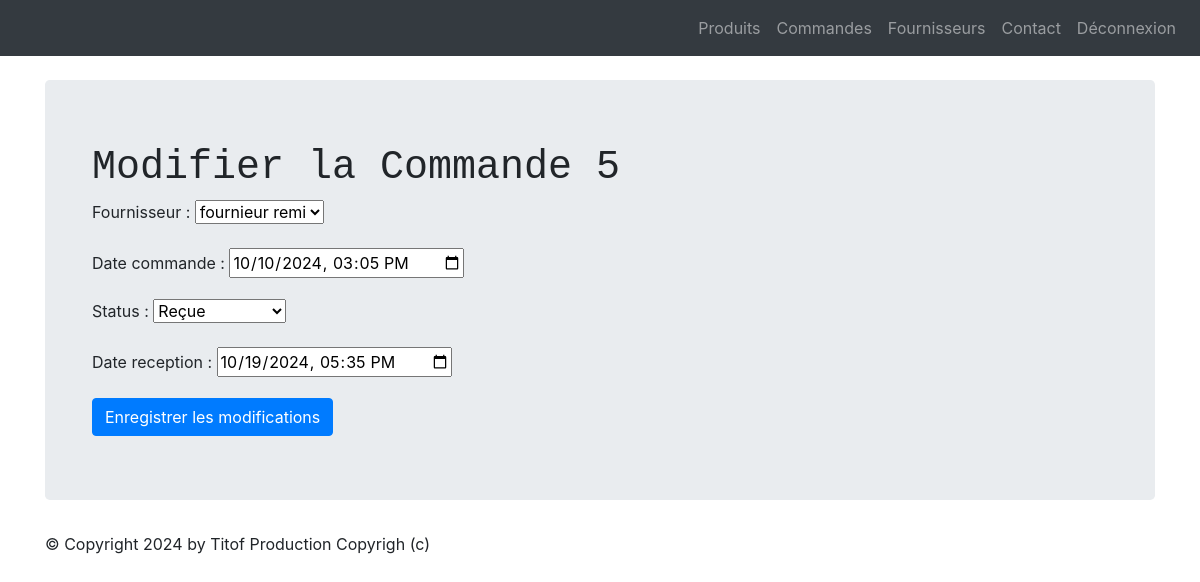
The app's page /commandes/5/modifier/ (signed in) with its own data.
### LesProduits/models.py (models this page shows, shortened)
class Commande(models.Model):
    fournisseur = models.ForeignKey(Fournisseur, on_delete=models.CASCADE)
    date_commande = models.DateTimeField(default=timezone.now)
    status = models.SmallIntegerField(choices=COMMANDE_STATUS, default=0)
    date_reception = models.DateTimeField(null=True, blank=True)

### LesProduits/views.py (the view, shortened to what this page needs)
# urls.py: path('commandes/<int:pk>/modifier/', views.CommandeUpdateView.as_view(), name='commande-update'),
class CommandeUpdateView(LoginRequiredMixin, UpdateView):
    model = Commande
    form_class = CommandeForm
    template_name = "update_commande.html"
    login_url = '/login/'

### LesProduits/forms.py
class CommandeForm(forms.ModelForm):
    class Meta:
        model = Commande
        fields = ['fournisseur', 'date_commande', 'status', 'date_reception']
        widgets = {
            'date_commande': forms.DateTimeInput(attrs={'type': 'datetime-local'}, format='%Y-%m-%dT%H:%M'),
            'date_reception': forms.DateTimeInput(attrs={'type': 'datetime-local'}, format='%Y-%m-%dT%H:%M')
        }
    def __init__(self, *args, **kwargs):
        super(CommandeForm, self).__init__(*args, **kwargs)
        self.fields['date_commande'].input_formats = ('%Y-%m-%dT%H:%M',)
        self.fields['date_reception'].input_formats = ('%Y-%m-%dT%H:%M',)
        self.fields['date_reception'].required = False

### LesProduits/models.py (called while the page is built)
    def __str__(self):
        return self.nom

### LesProduits/templates/update_commande.html (shortened to what this page needs)
{% extends 'base.html' %}
{% block contenu %}
<div class="container">
    <h1>Modifier la Commande {{ commande.id }}</h1>
    <form method="post">
        {{ form.as_p }}
        <button type="submit" class="btn btn-primary">Enregistrer les modifications</button>
    </form>
</div>
{% endblock %}

### LesProduits/static/css/styles.css (style rules this page uses)
h1 { font-family: 'Courier New', Courier, monospace; }

### records on screen
Commande: id "5", fournisseur "fournieur remi", date_commande "10/10/2024 15:05", status "Reçue", date_reception "10/19/2024 17:35"
